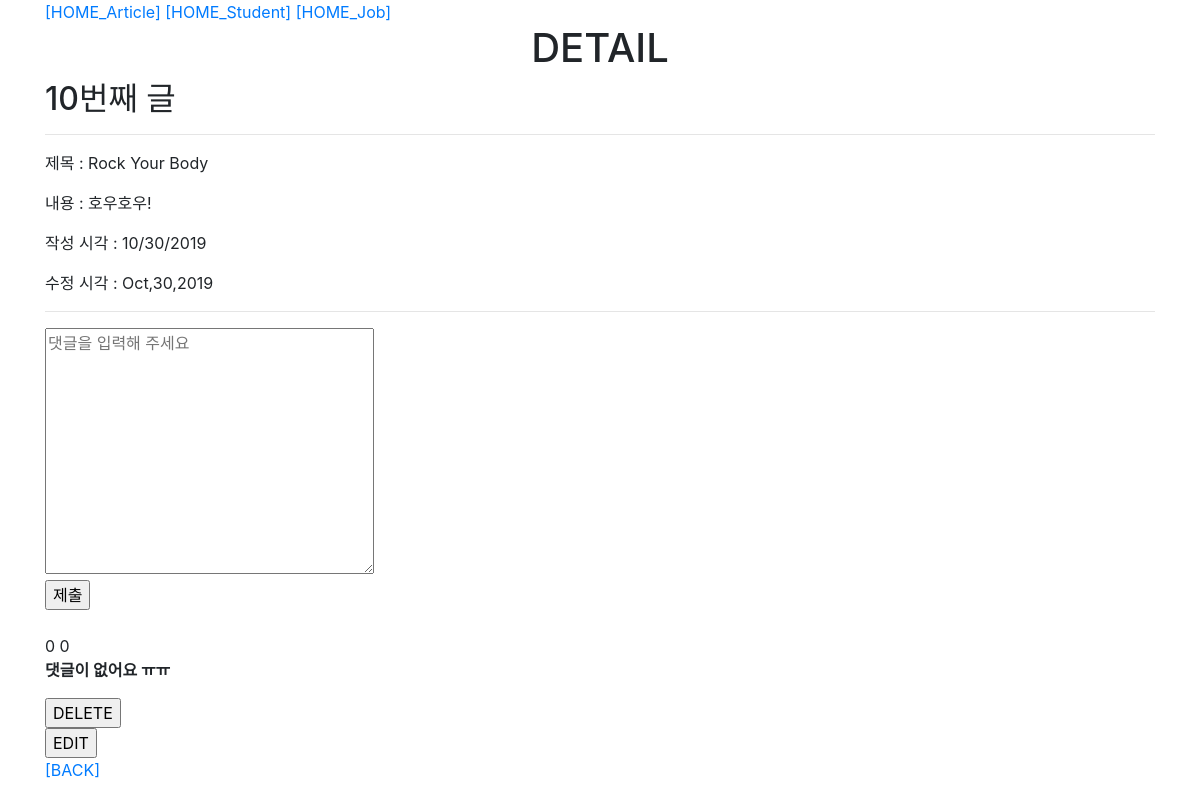
The app's page /articles/10/, older data.
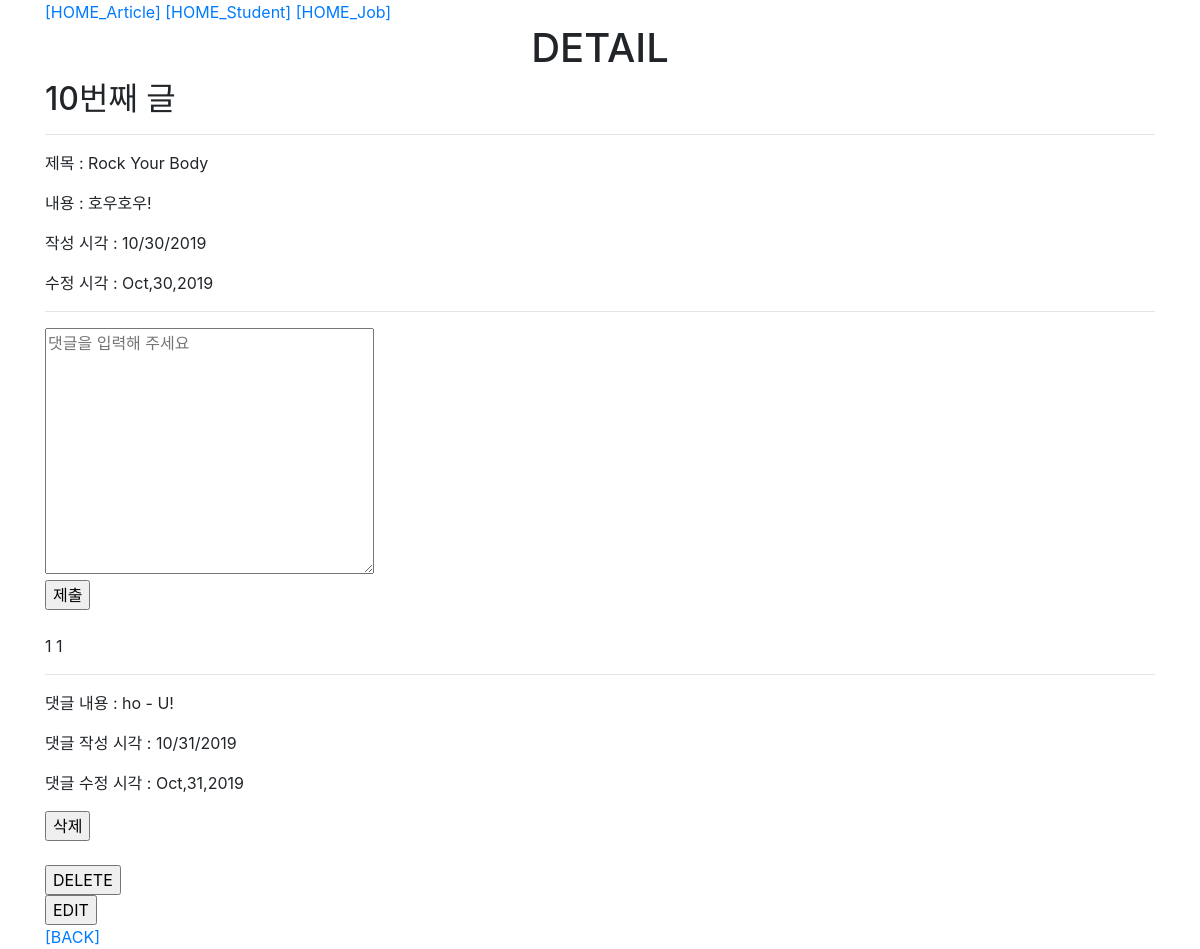
The same page, newer data.
### articles/models.py (models this page shows, shortened)
class Article(models.Model):
    title = models.CharField(max_length=20)
    content = models.TextField()
    created_at = models.DateTimeField(auto_now_add=True)
    updated_at = models.DateTimeField(auto_now=True)
    class Meta:
        ordering = ['-pk',]

class Comment(models.Model):
    content = models.CharField(max_length=20)
    created_at = models.DateTimeField(auto_now_add=True)
    updated_at = models.DateTimeField(auto_now=True)
    article = models.ForeignKey(Article, on_delete=models.CASCADE, related_name="comments")
    class Meta:
        ordering = ['-pk', ]

### articles/views.py (the view)
# urls.py: path('<int:pk>/', views.detail, name="detail"),
def detail(request, pk):
    article = Article.objects.get(pk=pk)
    comments = article.comments.all()
    context = {'article' : article, 'comments' : comments}
    return render(request, 'articles/detail.html', context)

### articles/templates/articles/detail.html (shortened to what this page needs)
{% extends 'base.html' %}
{% block content %}
    <h1 class="text-center">DETAIL</h1>
    <h2>{{ article.pk }}번째 글</h2>
    <hr>
    <p>제목 : {{ article.title }}</p>
    <p>내용 : {{ article.content }}</p>
    <p>작성 시각 : {{ article.created_at|date:"SHORT_DATE_FORMAT" }}</p>
    <p>수정 시각 : {{ article.updated_at|date:"M,j,Y" }}</p>
    <hr>
    <form action="{% url 'articles:comment_create' article.pk %}" method="POST">
        <textarea name="content" cols="30" rows="10" placeholder="댓글을 입력해 주세요"></textarea><br>
        <input type="submit" value="제출">
    </form>
    <br>
    {{ comments|length }}
    {{ article.comments.all|length }}
    {% for comment in comments %}
        <hr>
        <p>댓글 내용 : {{ comment.content }}</p>
        <p>댓글 작성 시각 : {{ comment.created_at|date:"SHORT_DATE_FORMAT" }}</p>
        <p>댓글 수정 시각 : {{ comment.updated_at|date:"M,j,Y" }}</p>
        <form action="{% url 'articles:comment_delete' article.pk comment.pk %}" method="POST">
                <input type="submit" value="삭제" onclick="return confirm('정말 댓글을 삭제하시겠습니까?')">
            </form>
        <br>
        {% empty %}
        <p><strong>댓글이 없어요 ㅠㅠ</strong></p>
    {% endfor %}
    <form action="{% url 'articles:delete' article.pk %}", method="POST">
        <input type="submit" value="DELETE" onclick="return confirm('삭제하시겠어요?')">
    </form>
    <form action="{% url 'articles:update' article.pk %}", method="GET">
        <input type="submit" value="EDIT">
    </form>
    <a href="{% url 'articles:index' %}">[BACK]</a>
{% endblock %}

Row changes from the older to the newer data that the page shows:
computed for Article "Rock Your Body": comments.all|length "0" → "1"
added Comment: content "ho - U!", created_at "10/31/2019", updated_at "Oct,31,2019"
Text that changed along with them:
{{ comments|length }}: "0" → "1"
text no longer shown: "댓글이 없어요 ㅠㅠ"
